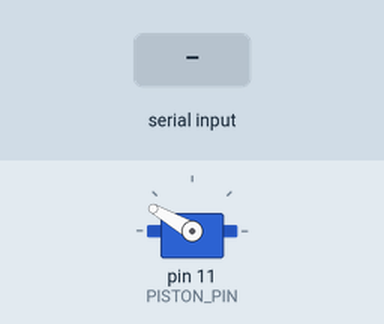
Bench run of a sketch on a simulated Arduino Uno, built with avr-gcc and run on an emulated ATmega328P. Parts: servo. Inputs (shaded band) come from the test bench. What the sketch prints to the serial monitor is not drawn.

Above: at 1.2 s.
1.3 s: "s\n" received over Serial
At 2.1 s:
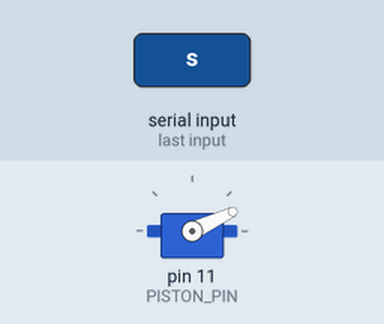
3.8 s: "1\n" received over Serial
Timing chart, 0 to 6.8 s (numbered marks = the images above; inputs shaded):
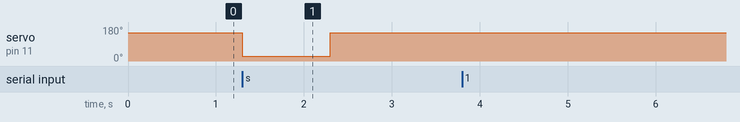

The sketch:

servo_test.ino
```cpp
#include <Servo.h>

#define PISTON_PIN 11

// timers
#define PRESSED_PISTON_DURATION 1000

// servo limits
#define PISTON_PRESSED_ANGLE 25
#define PISTON_NOT_PRESSED_ANGLE 150

// brain def
class Brain {
   private:
    Servo Piston;

    // servo helper functions
    void press_piston() {
        Piston.write(PISTON_PRESSED_ANGLE);
    }
    void release_piston() {
        Piston.write(PISTON_NOT_PRESSED_ANGLE);
    }

   public:
    void setup() {
        Piston.attach(PISTON_PIN);
        release_piston();
    }

    void loop() {
        // Serial.println("I am class");
        // Piston.write(piston_angle);
    }

    void shoot_once() {
        press_piston();
        delay(PRESSED_PISTON_DURATION);
        release_piston();
    }
};

Brain brain;

void setup() {
    Serial.begin(9600);

    brain.setup();
}

void loop() {
    brain.loop();

    if (Serial.available() > 0) {
        char tmp = Serial.read();
        if (tmp != '\n') {
            switch (tmp) {
                case 's':
                    brain.shoot_once();
                    break;
                case 'S':
                    brain.shoot_once();
                    break;
                default:
                    Serial.print("Invalid command: 0x");
                    Serial.println(tmp, HEX);
                    break;
            }
        }
    }
}
```

Measured:
- after the input at 1.3 s, servo on pin 11 (PISTON_PIN): 150° → 25° at once, → 150° 1.0 s later
- after the input at 3.8 s, every drawn part: stays the same
